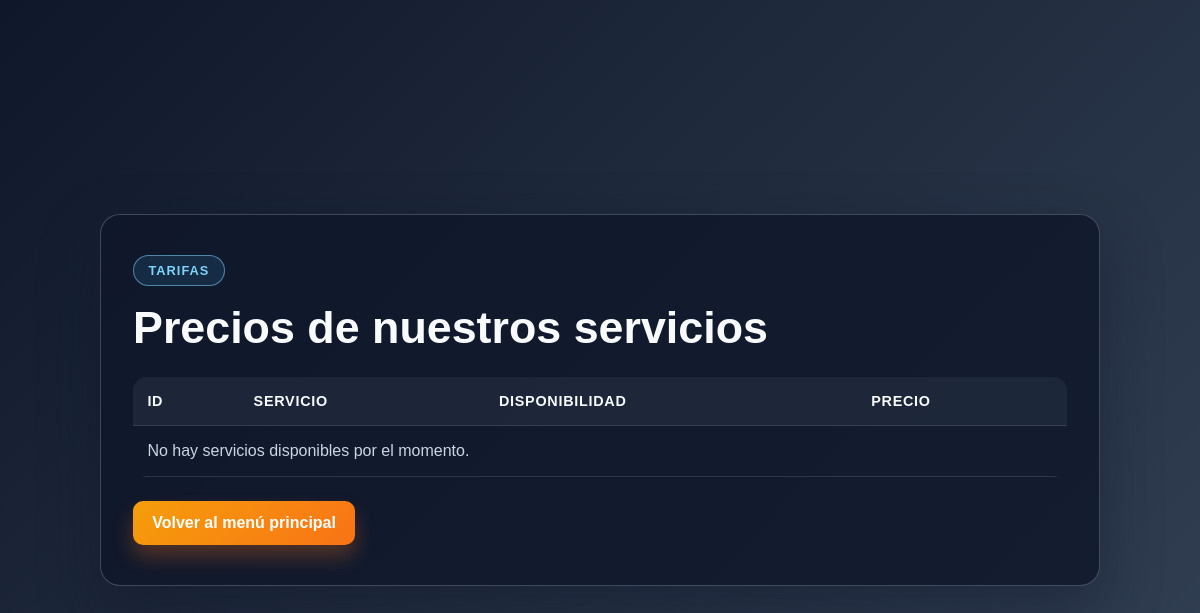
The page /servicios/precios/ on the database as committed earlier.
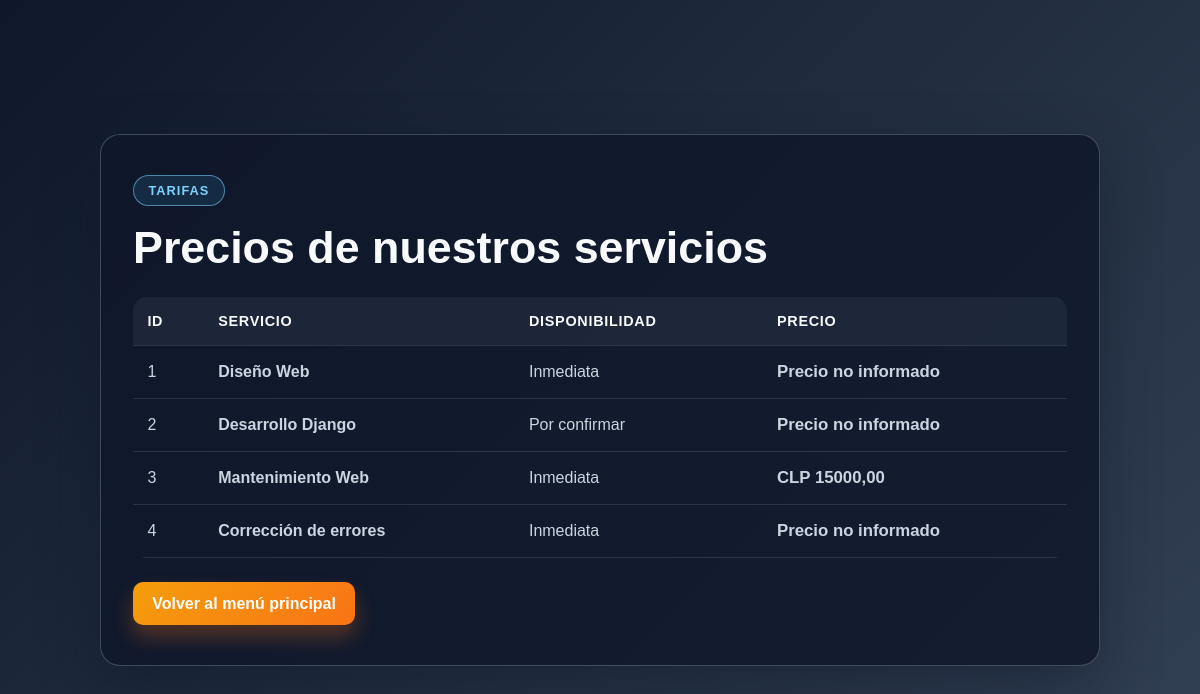
The same page on the database as committed later.
### serviciosApp/models.py (models this page shows, shortened)
class Servicio(models.Model):
    nombre = models.CharField(max_length=100)
    descripcion = models.TextField()
    disponibilidad = models.CharField(max_length=10)

### serviciosApp/views.py (the view)
# urls.py: path('precios/', views.precios, name='precios'),
def precios(request):
    datos = obtener_servicios_con_precios()
    return render(request, 'serviciosApp/precios.html', {'servicios': datos})

### serviciosApp/views.py (called while the page is built)
def obtener_servicios_con_precios():
    precios = PrecioServicio.objects.filter(servicio_id=OuterRef("pk"))
    return Servicio.objects.annotate(
        precio=F("precioservicio__precio"),
        moneda=F("precioservicio__moneda"),
        precio_disponible=Exists(precios),
    ).order_by("id")

### templates/serviciosApp/precios.html (shortened to what this page needs)
{% load static %}
<!DOCTYPE html>
<html lang="es">
<head>
    <link rel="stylesheet" href="{% static 'css/styles.css' %}">
</head>
<body>
    <div class="pricing-page">
        <div class="pricing-card">
            <span class="pricing-badge">Tarifas</span>
            <h1>Precios de nuestros servicios</h1>
            <table class="pricing-table">
                <thead>
                    <tr>
                        <th>ID</th>
                        <th>Servicio</th>
                        <th>Disponibilidad</th>
                        <th>Precio</th>
                    </tr>
                </thead>
                <tbody>
                    {% for servicio in servicios %}
                    <tr>
                        <td>{{ servicio.id }}</td>
                        <td class="service-name">{{ servicio.nombre }}</td>
                        <td>{{ servicio.disponibilidad }}</td>
                        <td class="price-tag">
                            {% if servicio.precio_disponible %}
                            {{ servicio.moneda }} {{ servicio.precio }}
                            {% else %}
                            Precio no informado
                            {% endif %}
                        </td>
                    </tr>
                    {% empty %}
                    <tr>
                        <td colspan="4">No hay servicios disponibles por el momento.</td>
                    </tr>
                    {% endfor %}
                </tbody>
            </table>
            <a class="back-link" href="/">Volver al menú principal</a>
        </div>
    </div>
</body>
</html>

Rows that differ between the two databases and show on the page:
added Servicio: id "1", nombre "Diseño Web", disponibilidad "Inmediata", shows "Precio no informado"
added Servicio: id "2", nombre "Desarrollo Django", disponibilidad "Por confirmar", shows "Precio no informado"
added Servicio: id "3", nombre "Mantenimiento Web", disponibilidad "Inmediata", moneda "CLP", precio "15000,00"
added Servicio: id "4", nombre "Corrección de errores", disponibilidad "Inmediata", shows "Precio no informado"
Other text that changed with them:
text no longer shown: "No hay servicios disponibles por el momento."
